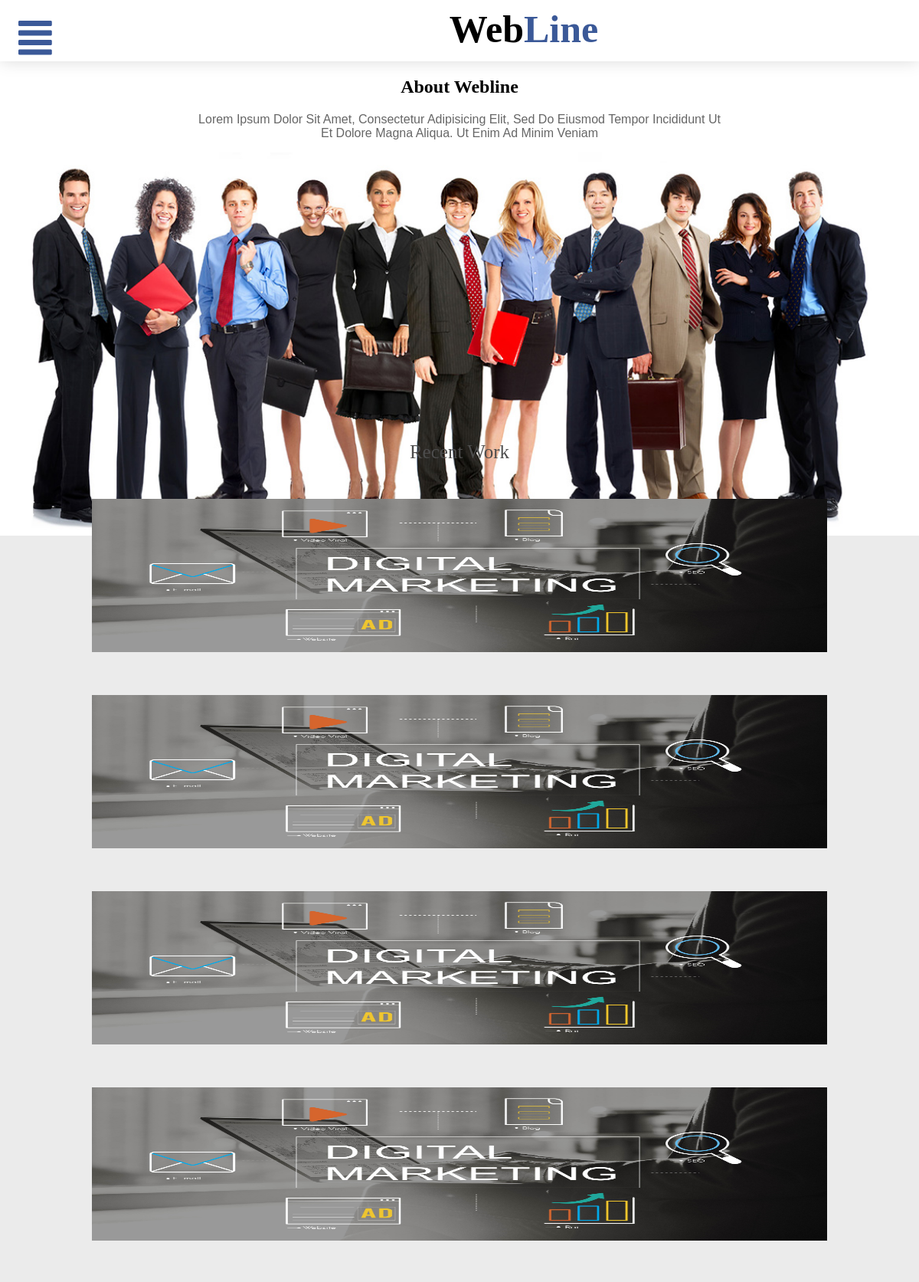
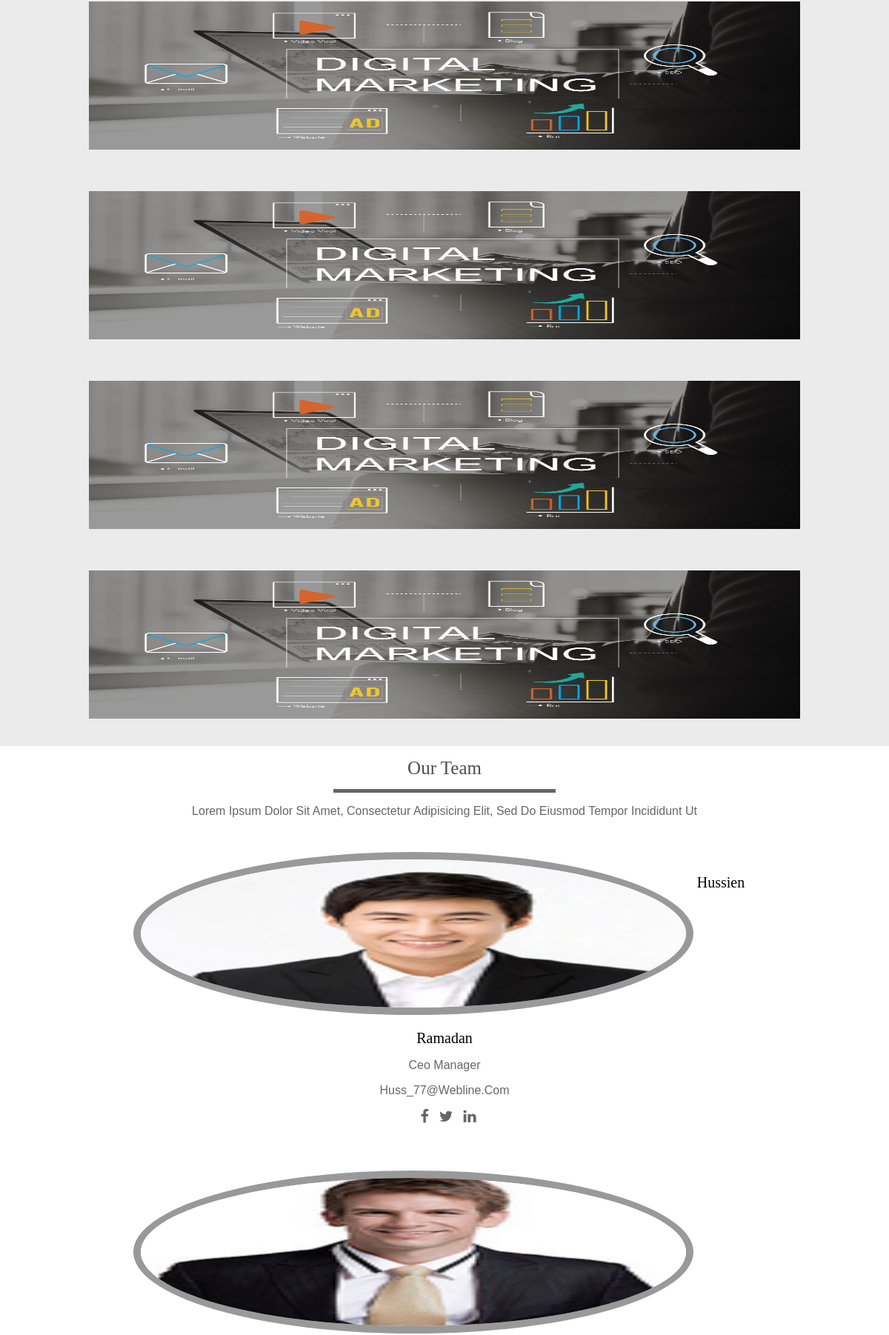
The page /about-us.php (upper part) on the database its author committed (2 pictures, top to bottom).
### tables this page shows
CREATE TABLE IF NOT EXISTS `works` (
  `id` int(11) NOT NULL AUTO_INCREMENT,
  `image` text NOT NULL,
  `name` text NOT NULL,
  PRIMARY KEY (`id`)
);

CREATE TABLE IF NOT EXISTS `team` (
  `id` int(11) NOT NULL AUTO_INCREMENT,
  `image` text NOT NULL,
  `name` text NOT NULL,
  `jop` text NOT NULL,
  `email` text NOT NULL,
  `facebook` text NOT NULL,
  `linkedin` text NOT NULL,
  `twitter` text NOT NULL,
  PRIMARY KEY (`id`)
);

### about-us.php (the view, shortened to what this page needs)
<!DOCTYPE html>
<html>
    <head>
        <link href="assets/css/font-awesome.min.css" rel="stylesheet">
        <link rel="stylesheet" href="https://use.fontawesome.com/releases/v5.7.0/css/all.css">
        <link href="assets/css/main.css" rel="stylesheet">
        <link href="assets/css/res-main.css" rel="stylesheet">
    </head>
    <body>
    <?php include('includes/header.php');?>
        <div class="content">
            <div class="about_webline">
                <h2>about webline</h2>
                <p>Lorem ipsum dolor sit amet, consectetur adipisicing elit, sed do eiusmod tempor incididunt ut <br>
                 et dolore magna aliqua. Ut enim ad minim veniam</p>
                 <img src="assets/images/team.jpg" alt="">
            </div>
            <div class="our_work">
            <?php
            require_once("includes/connect.php");
            $ra=mysqli_query($r,"select * from works");
            echo "<div class='who'>recent work</div>";
            while($row=mysqli_fetch_array($ra))
            {
            echo "
            <div class='gallery'>
                <img src='assets/images/".$row['image']."' class='image'/>
                <div class='overlay'>
                <div class='text'>".$row['name']."</div>
                </div>
            </div>";
            }
            ?>
            </div>
            <div class="our_team">
            <?php
                require_once("includes/connect.php");
                $r=mysqli_query($r,"select * from team");
                echo "<div class='who'>our team</div>";
                echo"<p>Lorem ipsum dolor sit amet, consectetur adipisicing elit, sed do eiusmod tempor incididunt ut</p>";
                while($row=mysqli_fetch_array($r))
                {
                    echo"
                    <div class='member'>
                        <img src='assets/images/".$row['image']."' alt='Avatar' class='image'>
                        <div class='member_info'>
                        <span class='member_name'>".$row['name']."</span>
                        <p>".$row['jop']."</p>
                        <p>".$row['email']."</p>
                        <a href='".$row['facebook']."'><i class='fa fa-facebook'></i></a>
                        <a href='".$row['twitter']."'><i class='fa fa-twitter' ></i></a>
                        <a href='".$row['linkedin']."'><i class='fa fa-linkedin' ></i></a>
                        </div>
                    </div>";
                }
            ?>
            </div>
        </div>
    </body>
</html>

### includes/header.php (shortened to what this page needs)
<header>
    <div class="side_menu">
    <i class="fas fa-align-justify" onclick="myFunction()"></i>
    </div>
    <div class="logo"><h1>Web<b>Line</b></h1></div>
</header>

### assets/css/main.css (style rules this page uses)
body { padding: 0; margin: 0; text-transform: capitalize; }
header { width: 100%; height: 80px; margin: 0%; background: #fff; position: fixed; z-index: 1; top: 0; left: 0; box-shadow: 0 0 20px rgba(0, 0, 0, 0.15); }
.logo { height: 100px; width: 30%; float: left; left: 30px; bottom: 25px; position: relative; }
.logo h1 { font-size: 50px; color: #000; }
.logo b { color: #3B5998; }
.side_menu { display: none; }
.side_menu i { cursor: pointer; font-size: 50px; color: #3B5998; }
* { box-sizing:border-box }
.gallery { position: relative; width: 280px; height: 200px; float: left; margin: 28px; }
.image { display: block; width: 100%; height: 200px; }
.who { color: rgb(77, 77, 77); margin: auto; width: 300px; text-align: center; padding-top: 16px; padding-bottom: 14px; font-size: 25px; border-bottom:5px solid #666666; }
.about_webline { width:100%; height: 500px; text-align: center; margin-top: 100px; }
.about_webline p { color: #666666; }
.our_work { padding-top: 10px; background: #ebebeb; margin-top:100px; width:100%; height: 700px; text-align: center; }
.our_team { height: 450px; margin-bottom: 20px; }
.member { margin-top: 30px; float: left; margin-left: 10%; width: 20%; height: 400px; }
.member img { float: left; width: 90%; height: 55%; border: 10px solid #999; border-radius: 50%; }
.member_info { position: relative; top: 20px; padding: 10px; text-align: center; }
.member_name { font-size: 20px; }
.member i { color: #666666; padding-left: 10px; font-size: 20px; }
.how_cont h2 ,p { text-align: center; font-family: Verdana, Geneva, Tahoma, sans-serif; color: #666666; }

### assets/css/res-main.css (style rules this page uses)
@media all and (max-width: 1200px) { html body { min-height: 100%; } }
@media all and (max-width: 1200px) { header { width: 100%; height: 80px; margin: 0%; background: #fff; position: fixed; z-index: 1; top: 0; left: 0; box-shadow: 0 0 20px rgba(0, 0, 0, 0.15); } }
@media all and (max-width: 1200px) { .logo { width: 86%; text-align: center; height: fit-content; float: left; left: 0px; bottom: 25px; position: relative; } }
@media all and (max-width: 1200px) { .logo h1 { font-size: 50px; color: #000; } }
@media all and (max-width: 1200px) { .logo b { color: #3B5998; } }
@media all and (max-width: 1200px) { .side_menu { float: left; width: 10%; margin: 2%; display: block; } }
@media all and (max-width: 1200px) { .side_menu i { cursor: pointer; font-size: 50px; color: #3B5998; } }
@media all and (max-width: 1200px) { .content { width: 100%; margin: auto; } }
@media all and (max-width: 1200px) { * { box-sizing:border-box } }
@media all and (max-width: 1200px) { .gallery { width: 80%; height: 200px; margin-left: 10%; background: #ebebeb; } }
@media all and (max-width: 1200px) { .image { display: block; width: 100%; height: 100%; } }
@media all and (max-width: 1200px) { .about_webline { width:100%; height: 300px; text-align: center; } }
@media all and (max-width: 1200px) { .about_webline img { width: 100%; } }
@media all and (max-width: 1200px) { .about_webline p { color: #666666; } }
@media all and (max-width: 1200px) { .our_work { padding-top: 10px; background: #ebebeb; margin-top:150px; width:100%; height: 2130px; text-align: center; } }
@media all and (max-width: 1200px) { .our_team { height: fit-content; margin-bottom: 20px; } }
@media all and (max-width: 1200px) { .member { margin-top: 30px; float: left; margin-left: 15%; width: 70%; height: 400px; } }
@media all and (max-width: 1200px) { .member img { float: left; width: 90%; height: 55%; border: 10px solid #999; border-radius: 50%; } }
@media all and (max-width: 1200px) { .member_info { position: relative; top: 20px; padding: 10px; text-align: center; } }
@media all and (max-width: 1200px) { .member_name { font-size: 20px; } }
@media all and (max-width: 1200px) { .member i { color: #666666; padding-left: 10px; font-size: 20px; } }
@media all and (max-width: 1200px) { .how_cont h2 ,p { text-align: center; font-family: Verdana, Geneva, Tahoma, sans-serif; color: #666666; } }

### rows shown on the page
works: image (picture)
works: image (picture)
works: image (picture)
works: image (picture)
works: image (picture)
works: image (picture)
works: image (picture)
works: image (picture)
team: image (picture), name "Hussien Ramadan", jop "Ceo Manager", email "Huss_77@webline.com"
team: image (picture)
